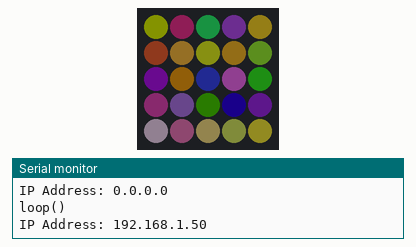
This sketch was run on a simulated ESP32. Shown: 5×5 RGB LED matrix (first LED top left, wired row by row), the last lines printed to the serial monitor. Dim RGB values are drawn brighter than linear; WiFi joins after 1.5 s; servers stay silent unless stated; uploads are accepted with an empty reply; random numbers use the default seed unless the sketch sets one.

Above: at 1.61 s.
At 2.77 s:
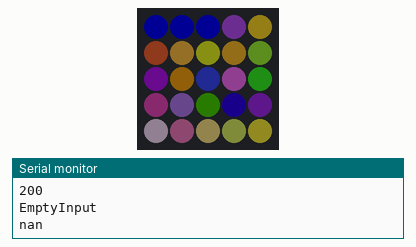
At 3.97 s:
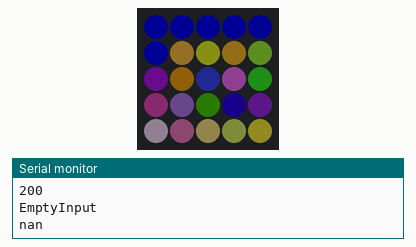
At 6.38 s:
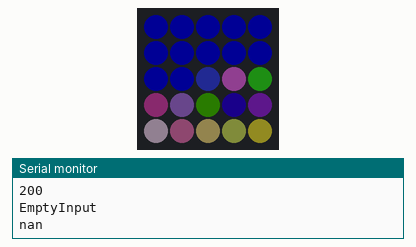
At 8.78 s:
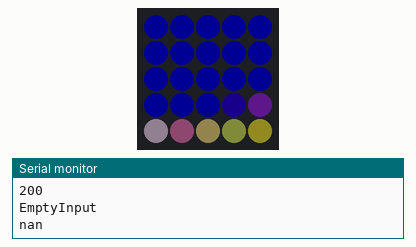
At 11.4 s:
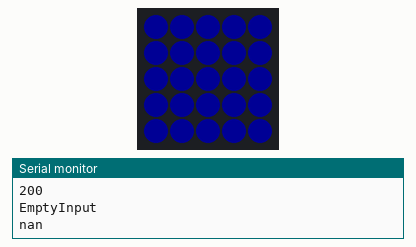

The sketch:

stockdashboard.ino
```cpp
#include <Arduino.h>
#include <M5Atom.h>
#include <WiFi.h>
#include <HTTPClient.h>
#include <ArduinoJson.h>

#include "config.h"

#define MATRIX_SIZE 5
#define YAHOO_URL "https://query1.finance.yahoo.com/v8/finance/chart/"
#define YAHOO_USERAGENT "Mozilla/5.0 (X11; Linux x86_64) AppleWebKit/537.36 (KHTML, like Gecko) Chrome/105.0.0.0 Safari/537.36"

String stocks[] = {
  "ABB.ST"   , "ALFA.ST"  , "ASSA-B.ST"  , "ATCO-A.ST", "AZN.ST"   ,
  "BOL.ST"   , "ERIC-B.ST", "ESSITY-B.ST", "EVO.ST"   , "HEXA-B.ST",
  "HM-B.ST"  , "INVE-B.ST", "NDA-SE.ST"  , "SAND.ST"  , "SCA-B.ST" ,
  "SEB-A.ST" , "SHB-A.ST" , "SINCH.ST"   , "SKA-B.ST" , "SKF-B.ST" ,
  "SWED-A.ST", "SWMA.ST"  , "TEL2-B.ST"  , "TELIA.ST" , "VOLV-B.ST",
};

uint8_t buffer[2 + MATRIX_SIZE * MATRIX_SIZE * 3];
HTTPClient http;

void setup() {
  M5.begin(true, false, true);
  Serial.println("setup()");

  buffer[0] = MATRIX_SIZE;
  buffer[1] = MATRIX_SIZE;

  WiFi.begin(SSID, PASSWORD);
}

void setLed(int led, int red, int green, int blue) {
  buffer[2 + led * 3 + 0] = red;
  buffer[2 + led * 3 + 1] = green;
  buffer[2 + led * 3 + 2] = blue;
  M5.dis.displaybuff(buffer);
}

void showOK() {
  for(int i = 0; i < MATRIX_SIZE*MATRIX_SIZE; i++) {
    setLed(i, 0, 0, 0);
  }
}

void showNOK() {
   for(int i = 0; i < MATRIX_SIZE*MATRIX_SIZE; i++) {
    setLed(i, random(1, 128), random(1, 128), random(1, 128));
  }
}

float pct(String stock) {
    http.begin(YAHOO_URL + stock + "?interval=1d&range=1d");
    http.setUserAgent(YAHOO_USERAGENT);
    http.setReuse(true);

    Serial.println(http.GET());

    String payload = http.getString();
    Serial.println(payload);

    StaticJsonDocument<2000> doc;
    DeserializationError error = deserializeJson(doc, payload);
    if(error) {
      Serial.println(error.f_str());
    } else {
      Serial.println("ok");
    }

    float price = doc["chart"]["result"][0]["meta"]["regularMarketPrice"]; //.as<char*>();
    float closed = doc["chart"]["result"][0]["meta"]["chartPreviousClose"]; //.as<char*>();
    float pct = (price-closed)/closed;

    http.end();

    return pct*100;
}

void loop() {
  Serial.println("loop()");

  IPAddress ip = WiFi.localIP();
  Serial.print("IP Address: ");
  Serial.println(ip);

  if(WiFi.status() == WL_CONNECTED) {
    //showOK();

    for (int i = 0; i < sizeof stocks/sizeof stocks[0]; i++) {
      float percentage = pct(stocks[i]);

     if(percentage > 0) {
        // Green
        float value = 100.0 * percentage > 192 ? 192 : 100 * percentage;
        setLed(i, 0, value, 0);
      }
      else if(percentage < 0) {
        // Red
        float value = -100.0 * percentage > 192 ? 192 : - 100 * percentage;
        setLed(i, value, 0, 0);
      }
      else {
        // Blue
        setLed(i, 0, 0, 128);
      }
      Serial.println(percentage);
       delay(200);
    }
    delay(60000);
  }
  else {
    showNOK();
    delay(100);
  }
}
```

config.h
```cpp
#define SSID "ssid"
#define PASSWORD "password"
```
